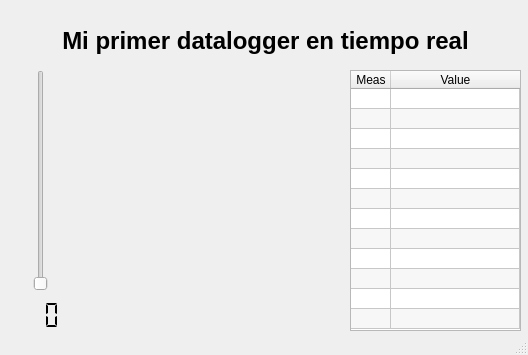
<?xml version="1.0" encoding="UTF-8"?>
<ui version="4.0">
 <class>MainWindow</class>
 <widget class="QMainWindow" name="MainWindow">
  <property name="geometry">
   <rect>
    <x>0</x>
    <y>0</y>
    <width>528</width>
    <height>355</height>
   </rect>
  </property>
  <property name="windowTitle">
   <string>MainWindow</string>
  </property>
  <widget class="QWidget" name="centralwidget">
   <widget class="QCustomPlot" name="widget" native="true">
    <property name="geometry">
     <rect>
      <x>70</x>
      <y>70</y>
      <width>271</width>
      <height>261</height>
     </rect>
    </property>
   </widget>
   <widget class="QSlider" name="verticalSlider">
    <property name="geometry">
     <rect>
      <x>30</x>
      <y>70</y>
      <width>22</width>
      <height>221</height>
     </rect>
    </property>
    <property name="orientation">
     <enum>Qt::Orientation::Vertical</enum>
    </property>
   </widget>
   <widget class="QLabel" name="label">
    <property name="geometry">
     <rect>
      <x>60</x>
      <y>10</y>
      <width>411</width>
      <height>61</height>
     </rect>
    </property>
    <property name="font">
     <font>
      <pointsize>18</pointsize>
      <bold>true</bold>
     </font>
    </property>
    <property name="layoutDirection">
     <enum>Qt::LayoutDirection::LeftToRight</enum>
    </property>
    <property name="text">
     <string>Mi primer datalogger en tiempo real</string>
    </property>
    <property name="alignment">
     <set>Qt::AlignmentFlag::AlignCenter</set>
    </property>
   </widget>
   <widget class="QLCDNumber" name="lcdNumber">
    <property name="geometry">
     <rect>
      <x>10</x>
      <y>300</y>
      <width>71</width>
      <height>31</height>
     </rect>
    </property>
    <property name="focusPolicy">
     <enum>Qt::FocusPolicy::NoFocus</enum>
    </property>
    <property name="contextMenuPolicy">
     <enum>Qt::ContextMenuPolicy::NoContextMenu</enum>
    </property>
    <property name="layoutDirection">
     <enum>Qt::LayoutDirection::LeftToRight</enum>
    </property>
    <property name="frameShape">
     <enum>QFrame::Shape::NoFrame</enum>
    </property>
    <property name="frameShadow">
     <enum>QFrame::Shadow::Sunken</enum>
    </property>
    <property name="smallDecimalPoint">
     <bool>true</bool>
    </property>
    <property name="digitCount">
     <number>2</number>
    </property>
    <property name="segmentStyle">
     <enum>QLCDNumber::SegmentStyle::Flat</enum>
    </property>
   </widget>
   <widget class="QTableWidget" name="tableWidget">
    <property name="geometry">
     <rect>
      <x>350</x>
      <y>70</y>
      <width>171</width>
      <height>261</height>
     </rect>
    </property>
    <property name="horizontalScrollBarPolicy">
     <enum>Qt::ScrollBarPolicy::ScrollBarAsNeeded</enum>
    </property>
    <property name="sizeAdjustPolicy">
     <enum>QAbstractScrollArea::SizeAdjustPolicy::AdjustToContents</enum>
    </property>
    <property name="autoScroll">
     <bool>true</bool>
    </property>
    <property name="autoScrollMargin">
     <number>12</number>
    </property>
    <property name="editTriggers">
     <set>QAbstractItemView::EditTrigger::NoEditTriggers</set>
    </property>
    <property name="dragEnabled">
     <bool>true</bool>
    </property>
    <property name="dragDropOverwriteMode">
     <bool>true</bool>
    </property>
    <property name="dragDropMode">
     <enum>QAbstractItemView::DragDropMode::NoDragDrop</enum>
    </property>
    <property name="alternatingRowColors">
     <bool>true</bool>
    </property>
    <property name="selectionMode">
     <enum>QAbstractItemView::SelectionMode::SingleSelection</enum>
    </property>
    <property name="selectionBehavior">
     <enum>QAbstractItemView::SelectionBehavior::SelectRows</enum>
    </property>
    <property name="updateThreshold">
     <number>10</number>
    </property>
    <property name="showGrid">
     <bool>true</bool>
    </property>
    <property name="gridStyle">
     <enum>Qt::PenStyle::CustomDashLine</enum>
    </property>
    <property name="wordWrap">
     <bool>true</bool>
    </property>
    <property name="cornerButtonEnabled">
     <bool>false</bool>
    </property>
    <property name="rowCount">
     <number>12</number>
    </property>
    <property name="supportedDragActions">
     <set>Qt::DropAction::IgnoreAction</set>
    </property>
    <attribute name="horizontalHeaderVisible">
     <bool>true</bool>
    </attribute>
    <attribute name="horizontalHeaderCascadingSectionResizes">
     <bool>true</bool>
    </attribute>
    <attribute name="horizontalHeaderMinimumSectionSize">
     <number>20</number>
    </attribute>
    <attribute name="horizontalHeaderDefaultSectionSize">
     <number>40</number>
    </attribute>
    <attribute name="horizontalHeaderHighlightSections">
     <bool>true</bool>
    </attribute>
    <attribute name="horizontalHeaderShowSortIndicator" stdset="0">
     <bool>false</bool>
    </attribute>
    <attribute name="horizontalHeaderStretchLastSection">
     <bool>true</bool>
    </attribute>
    <attribute name="verticalHeaderVisible">
     <bool>false</bool>
    </attribute>
    <attribute name="verticalHeaderCascadingSectionResizes">
     <bool>false</bool>
    </attribute>
    <attribute name="verticalHeaderMinimumSectionSize">
     <number>10</number>
    </attribute>
    <attribute name="verticalHeaderDefaultSectionSize">
     <number>20</number>
    </attribute>
    <attribute name="verticalHeaderHighlightSections">
     <bool>false</bool>
    </attribute>
    <attribute name="verticalHeaderShowSortIndicator" stdset="0">
     <bool>false</bool>
    </attribute>
    <attribute name="verticalHeaderStretchLastSection">
     <bool>false</bool>
    </attribute>
    <row/>
    <row/>
    <row/>
    <row/>
    <row/>
    <row/>
    <row/>
    <row/>
    <row/>
    <row/>
    <row/>
    <row/>
    <column>
     <property name="text">
      <string>Meas</string>
     </property>
     <property name="font">
      <font>
       <pointsize>9</pointsize>
       <stylestrategy>PreferAntialias</stylestrategy>
      </font>
     </property>
    </column>
    <column>
     <property name="text">
      <string>Value</string>
     </property>
    </column>
   </widget>
  </widget>
  <widget class="QStatusBar" name="statusbar"/>
 </widget>
 <customwidgets>
  <customwidget>
   <class>QCustomPlot</class>
   <extends>QWidget</extends>
   <header location="global">../../Recursos/qcustom/qcustomplot.h</header>
   <container>1</container>
  </customwidget>
 </customwidgets>
 <resources/>
 <connections/>
</ui>
